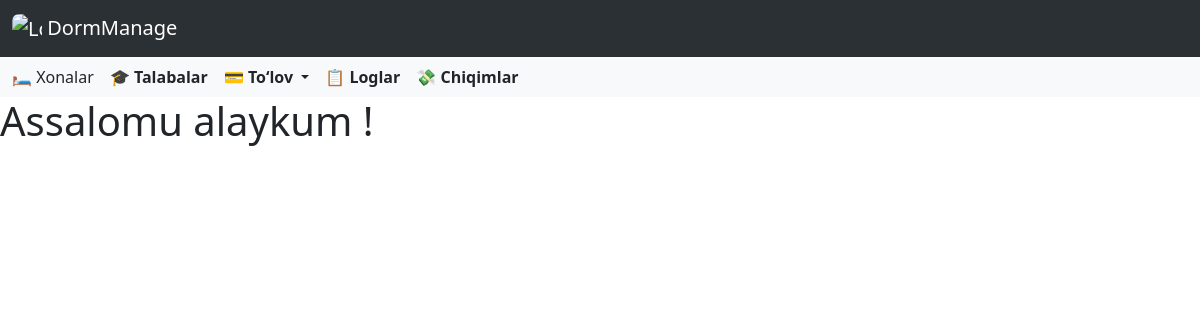
Page / (signed in) on the earlier database version.
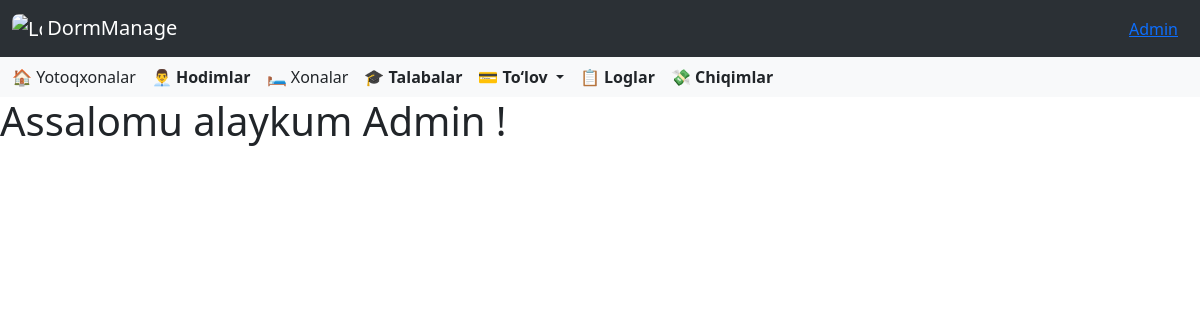
Same page on the later database version.
### accounts/models.py (models this page shows, shortened)
class CustomUser(AbstractUser):
    ROLE_CHOICES = [
        ('director', 'Direktor'),
        ('employee', 'Xodim'),
    ]
    role = models.CharField(
        max_length=10,
        choices=ROLE_CHOICES,
        default='other',
        verbose_name='Lavozim'
    )
    work_start = models.TimeField(
        verbose_name='Ish boshlanish vaqti',
        null=True,
        blank=True
    )
    work_end = models.TimeField(
        verbose_name='Ish tugash vaqti',
        null=True,
        blank=True
    )
    phone_number = models.CharField(
        max_length=20,
        blank=True,
        verbose_name='Telefon raqami'
    )
    hire_date = models.CharField(
        max_length=10,
        null=True,
        blank=True,
        verbose_name='Ishga qabul qilingan sana'
    )
    photo = models.ImageField(
        upload_to=staff_photo_upload_path,
        blank=False,
        null=False,
        verbose_name='Hodim surati'
    )
    salary = models.PositiveIntegerField(
        verbose_name='Maosh',
        null=True,
        blank=True,
        help_text="Hodimning maoshi (so'mda)"
    )
    is_in_dormitory = models.BooleanField(default=False)

### dashboard/views.py (the view)
# urls.py: path('', DashboardView.as_view(), name = 'dashboard'),
class DashboardView(LoginRequiredMixin, TemplateView):
    template_name = 'dashboard/home.html'

### templates/dashboard/home.html
{% extends 'base.html' %}
{% block content %}
<h1>Assalomu alaykum {{ user.first_name}} {{ user.last_name }}!</h1>
{% endblock %}

### templates/base.html (shortened to what this page needs)
<!DOCTYPE html>
<html lang="en">
<head>
    <link href="https://cdn.jsdelivr.net/npm/bootstrap@5.3.5/dist/css/bootstrap.min.css" rel="stylesheet">
    <link rel="stylesheet" href="https://cdnjs.cloudflare.com/ajax/libs/font-awesome/6.0.0/css/all.min.css">
    <link rel="stylesheet" href="https://cdn.jsdelivr.net/npm/bootstrap-icons@1.10.5/font/bootstrap-icons.css">
    <link href="https://cdn.jsdelivr.net/npm/select2@4.1.0-rc.0/dist/css/select2.min.css" rel="stylesheet" />
</head>
<body>
<nav class="navbar bg-body-tertiary" data-bs-theme="dark">
  <div class="container-fluid">
    <a class="navbar-brand" href="{% url 'dashboard' %}">
      <img src="/media/images/icon.png" alt="Logo" style="width:30px; height:30px; border-radius:7px" class="d-inline-block align-text-top">
      DormManage
    </a>
    <div class="ms-auto" style="margin: 0 10px;">
      <a href="#" class="text-primary text-decoration-underline" data-bs-toggle="modal" data-bs-target="#userInfoModal">
        {{ user.first_name }}
      </a>
    </div>
  </div>
</nav>
<nav class="navbar bg-body-tertiary">
  <div class="container-fluid">
    <div class="d-none d-lg-flex gap-3 align-items-center">
  {% if user.role == 'director' %}
  <a class="nav-link" href="{% url 'dormitories' %}">🏠 Yotoqxonalar</a>
  <a class="nav-link" href="{% url 'employees' %}"><strong>👨‍💼 Hodimlar</strong></a>
  {% endif %}
  <a class="nav-link" href="{% url 'rooms' %}">🛏️ Xonalar</a>
  <a class="nav-link" href="{% url 'students' %}"><strong>🎓 Talabalar</strong></a>
  <div class="nav-item dropdown">
    <a class="nav-link dropdown-toggle" href="#" role="button" data-bs-toggle="dropdown" aria-expanded="false">
      <strong>💳 To‘lov</strong>
    </a>
  </div>
  <a class="nav-link" href="{% url 'logs' %}"><strong>📋 Loglar</strong></a>
  <a class="nav-link" href="{% url 'expense_list' %}"><strong>💸 Chiqimlar</strong></a>
</div>
  </div>
</nav>
{% block content %}
{% endblock %}
</body>
</html>

Differences in the rows shown:
now on this page (row edited): CustomUser: first_name "Admin"
changed CustomUser: role "other" → "director" (drawn)
Other differences:
text now shown: "🏠 Yotoqxonalar 👨‍💼 Hodimlar"
